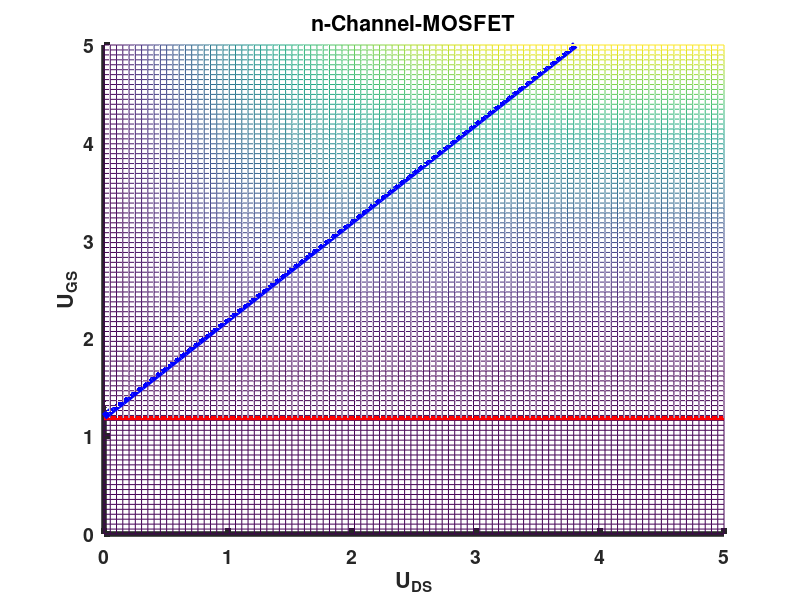

Reproduce this figure in MATLAB.
UGSRES = 100;
UDSRES = 100;
UTHRESHOLD = 1.2;
UGSMAX = 5;
UDSMAX = 5;
BETA = 1.5; % in A / V^2
ugs_lin = linspace(0, UGSMAX, UGSRES)';
uds_lin = linspace(0, UDSMAX, UDSRES)';

hold on;
set(gca, "linewidth", 4, "fontsize", 14, "fontweight", "bold");

% Plot 3d graph
id = zeros(UGSRES, UDSRES);
for ugs_i = 1:UGSRES
  for uds_i = 1:UDSRES
    ugs = ugs_lin(ugs_i);
    uds = uds_lin(uds_i);

    % Cutoff
    if (ugs - UTHRESHOLD < 0)
      ids(ugs_i, uds_i) = 0;

    % Linear mode
    elseif (uds < ugs - UTHRESHOLD)
      id(ugs_i, uds_i) = BETA * ((ugs - UTHRESHOLD) * uds - uds^2/2);

    % Saturation mode
    else
      id(ugs_i, uds_i) = BETA / 2 * (ugs - UTHRESHOLD)^2;
    end
  end
end

mesh(uds_lin, ugs_lin, id);

% Plot border to cutoff region
plot3([0 UDSMAX], [UTHRESHOLD UTHRESHOLD], [0 0], "r", "linewidth", 5);

% Plot border linear / saturation region
border_ugs = linspace(UTHRESHOLD, UGSMAX, 100);
border_uds = border_ugs - UTHRESHOLD;
border_id = BETA / 2 * (border_ugs - UTHRESHOLD).^2;

plot3(border_uds, border_ugs, border_id, "b", "linewidth", 5);

xlabel("U_{DS}");
ylabel("U_{GS}");
zlabel("I_D");

title ("n-Channel-MOSFET");